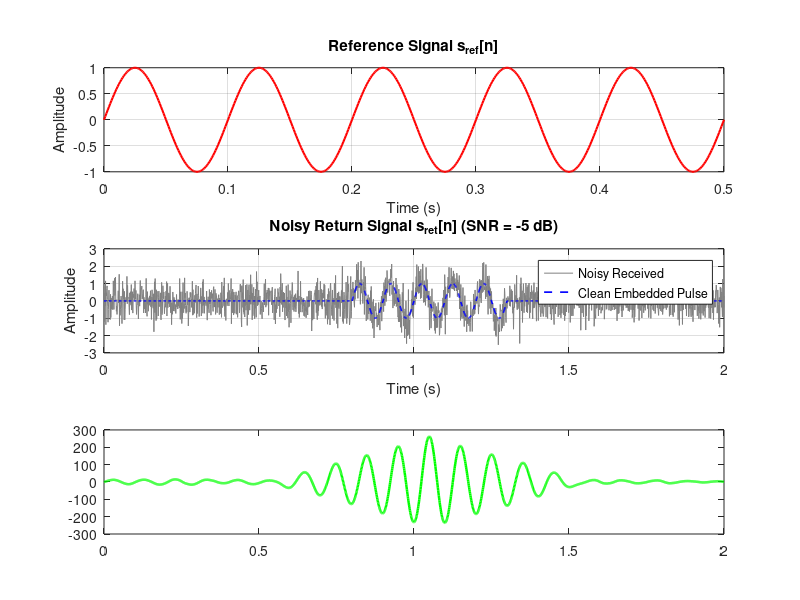

This figure's MATLAB source: (Note: this script raises an error after producing the figure.)
%% Parameters
fs = 1000;                      % Sampling frequency (1 kHz)
dt = 1/fs;

% 1. Reference Signal (0.5 s pulse)
t_ref = 0:dt:0.5;
fc_ref = 10;                    % 10 Hz tone
signal_ref = sin(2 * pi * fc_ref * t_ref);

% 2. Clean Return Signal with Delay
t_ret = 0:dt:2;                 % 2-second listening window
signal_ret_clean = zeros(size(t_ret));
delay_time = 0.8;               % Pulse arrival at 0.8 seconds
delay_idx = round(delay_time * fs) + 1;

% Insert reference signal at the delay point
signal_ret_clean(delay_idx : delay_idx + length(signal_ref) - 1) = signal_ref;

% 3. Add Noise
snr_db = -5;                    % Signal buried in noise
signal_ret_noisy = awgn(signal_ret_clean, snr_db, 'measured');

% 4. Matched Filter
h = fliplr(signal_ref);
y = conv(signal_ret_noisy, h, 'same');
output = (y);

%% Visualization
figure('Position', [100, 100, 800, 700]);

subplot(3, 1, 1);
plot(t_ref, signal_ref, 'r', 'LineWidth', 1.5);
title('Reference Signal s_{ref}[n]');
xlabel('Time (s)'); ylabel('Amplitude'); grid on;

subplot(3, 1, 2);
plot(t_ret, signal_ret_noisy, 'Color', [0.5 0.5 0.5]);
hold on;
plot(t_ret, signal_ret_clean, 'b--', 'LineWidth', 1.2);
title(sprintf('Noisy Return Signal s_{ret}[n] (SNR = %d dB)', snr_db));
xlabel('Time (s)'); ylabel('Amplitude');
legend('Noisy Received', 'Clean Embedded Pulse', 'Location', 'northeast');
grid on;

subplot(3, 1, 3);
plot(t_ret, output, 'g', 'LineWidth', 1.8);
hold on;
xline(delay_time + 0.25, 'r--', 'Expected Peak Center', 'LineWidth', 1.2);
title('Matched Filter Output |y[n]|');
xlabel('Time (s)'); ylabel('Magnitude'); grid on;

%% Ensure Output Directory Exists
if ~exist('Signal', 'dir')
    mkdir('Signal');
end

%% Export Signal 1: Reference Signal (.coe)
BITS = 16;
s1_norm = signal_ref / max(abs(signal_ref));
s1_int = round(s1_norm * (2^(BITS-1) - 1));

s1_hex = cell(length(s1_int), 1);
for i = 1:length(s1_int)
    val = s1_int(i);
    if val < 0
        val = val + 2^BITS;
    end
    s1_hex{i} = dec2hex(val, 4); % 16-bit word represented as 4 hex digits
end

fid1 = fopen(fullfile('Signal', 'Signal_ref.coe'), 'w');
fprintf(fid1, 'memory_initialization_radix=16;\n');
fprintf(fid1, 'memory_initialization_vector=\n');
for i = 1:length(s1_hex)-1
    fprintf(fid1, '%s,\n', s1_hex{i});
end
fprintf(fid1, '%s;\n', s1_hex{end});
fclose(fid1);

%% Export Signal 2: Noisy Return Signal (.coe)
s2_norm = signal_ret_noisy / max(abs(signal_ret_noisy));
s2_int = round(s2_norm * (2^(BITS-1) - 1));

s2_hex = cell(length(s2_int), 1);
for i = 1:length(s2_int)
    val = s2_int(i);
    if val < 0
        val = val + 2^BITS;
    end
    s2_hex{i} = dec2hex(val, 4); % 16-bit word represented as 4 hex digits
end

fid2 = fopen(fullfile('Signal', 'Signal_ret_noisy.coe'), 'w');
fprintf(fid2, 'memory_initialization_radix=16;\n');
fprintf(fid2, 'memory_initialization_vector=\n');
for i = 1:length(s2_hex)-1
    fprintf(fid2, '%s,\n', s2_hex{i});
end
fprintf(fid2, '%s;\n', s2_hex{end});
fclose(fid2);

disp('Export complete: Signal_ref.coe and Signal_ret_noisy.coe saved to /Signal folder.');


%% Export to Plain .hex Files (One 16-bit word per line)
% 1. Reference Signal (.hex)
fid_hex1 = fopen(fullfile('Signal', 'Signal_ref.hex'), 'w');
for i = 1:length(s1_hex)
    fprintf(fid_hex1, '%s\n', s1_hex{i});
end
fclose(fid_hex1);

% 2. Noisy Return Signal (.hex)
fid_hex2 = fopen(fullfile('Signal', 'Signal_ret_noisy.hex'), 'w');
for i = 1:length(s2_hex)
    fprintf(fid_hex2, '%s\n', s2_hex{i});
end
fclose(fid_hex2);

disp('Export complete: Signal_ref.hex and Signal_ret_noisy.hex saved to /Signal folder.');
